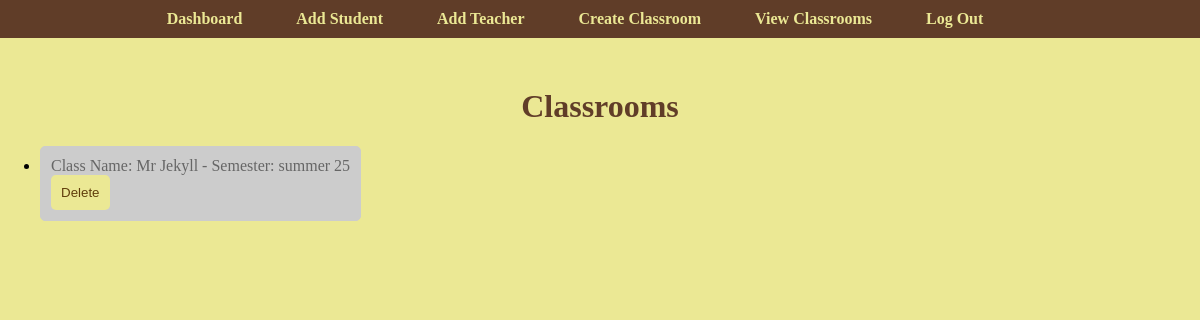
Page /Admin/ViewClassrooms.php on the earlier database version.
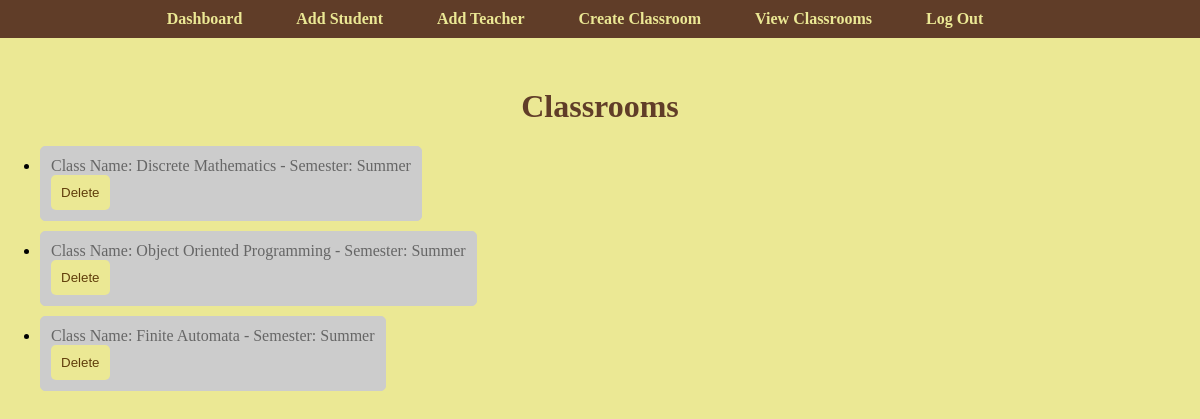
Same page on the later database version.
### tables this page shows
CREATE TABLE `classroom` (
  `classID` int(10) NOT NULL,
  `className` varchar(100) NOT NULL,
  `teacherID` int(10) NOT NULL,
  `semester` varchar(20) NOT NULL,
  `isActive` tinyint(1) NOT NULL,
  `SODid` int(10) DEFAULT NULL
);

### Admin/ViewClassrooms.php (the view, shortened to what this page needs)
<!DOCTYPE html>
<html lang="en">
<head>
    <link rel="stylesheet" href="../styles.css">
</head>
<body>
<nav>
        <ul>
            <li><a href="Dashboard.php">Dashboard</a></li>
            <li><a href="AddStudent.php">Add Student</a></li>
            <li><a href="AddTeacher.php">Add Teacher</a></li>
            <li><a href="CreateClassroom.php">Create Classroom</a></li>
            <li><a href="ViewClassrooms.php">View Classrooms</a></li>
            <li><a href="../index.html">Log Out</a></li>
        </ul>
    </nav>
<h1>Classrooms</h1>
<?php
include('../dbconn.php');;
$sql = "SELECT classID, className, semester FROM classroom";
$result = $conn->query($sql);
if ($result->num_rows > 0) {
    echo "<ul>";
    while ($row = $result->fetch_assoc()) {
        echo "<li class='classroom-entry'>";
        echo "<p>Class Name: " . $row["className"] . " - Semester: " . $row["semester"] . "</p>";
        echo "<form action='delete_classroom.php' method='POST'>";
        echo "<button class='delete-button' type='submit'>Delete</button>";
        echo "</form>";
        echo "</li>";
    }
    echo "</ul>";
} else {
    echo "<p>No classrooms found</p>";
}
?>
</body>
</html>

### styles.css (style rules this page uses)
body { font-family: "Dela", serif; background-color: #ebe894; margin: 0; }
h1 { text-align: center; margin-top: 50px; font: Georgia; color: #603d28; z-index: -1; }
p { color: #666; margin: 0; display: inline-block; text-align: center; }
button { width: 100%; padding: 10px; background-color: #ebe894; color: #603e0b; border: none; border-radius: 5px; cursor: pointer; transition: ease-in-out 0.2s; }
nav { background-color: #603d28; color: #ebe894; padding: 10px; text-align: center; }
nav ul { list-style-type: none; margin: 0; padding: 0; }
nav ul li { display: inline; margin-right: 50px; }
nav ul li a { position: relative; color: #ebe894; text-decoration: none; font-weight: bold; transition: 0.3s cubic-bezier(0.47, 0, 0.745, 0.715); }

### Admin/ViewClassrooms.php (style rules this page uses)
.classroom-entry { border: 1px solid #ccc; background-color: #ccc; border-radius: 5px; padding: 10px; margin-bottom: 10px; width: fit-content; }
.delete-button { width: auto; }

Differences in the rows shown:
removed classroom: className "Mr Jekyll", semester "summer 25"
added classroom: className "Discrete Mathematics", semester "Summer"
added classroom: className "Object Oriented Programming", semester "Summer"
added classroom: className "Finite Automata", semester "Summer"
